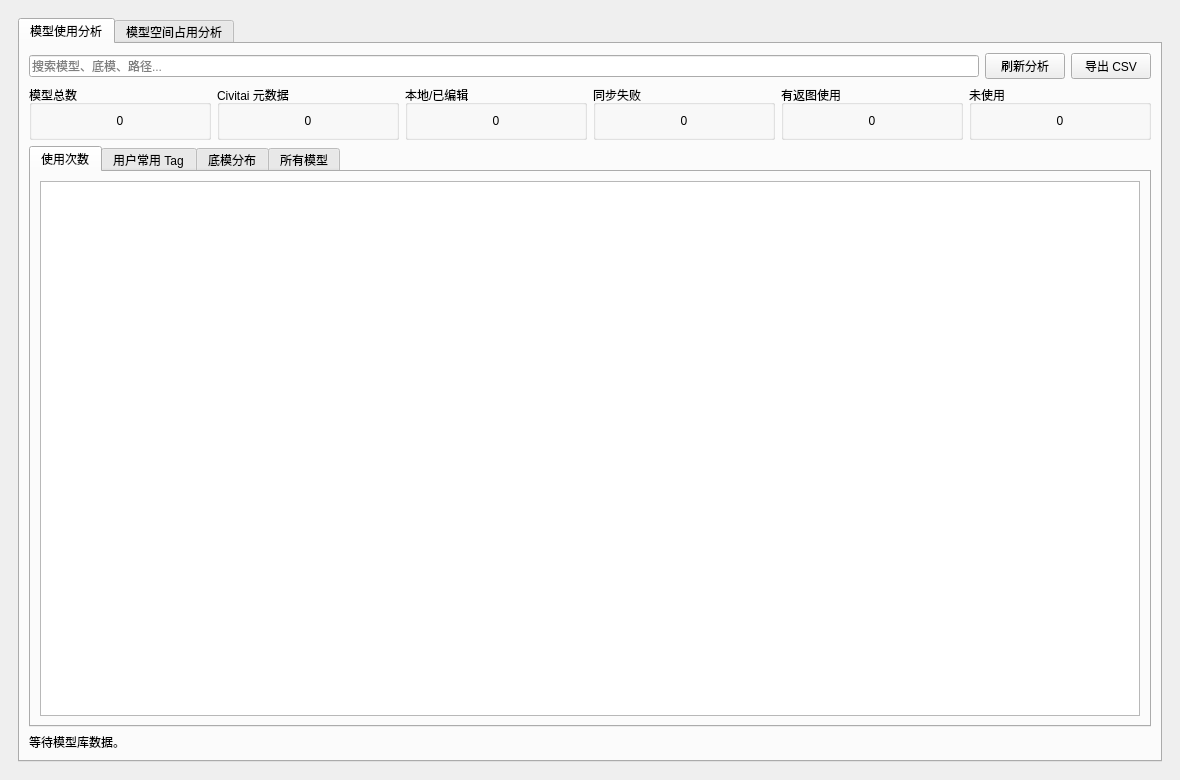
<?xml version="1.0" encoding="UTF-8"?>
<ui version="4.0">
 <class>UsageAnalysisWidget</class>
 <widget class="QWidget" name="UsageAnalysisWidget">
  <property name="geometry">
   <rect>
    <x>0</x>
    <y>0</y>
    <width>1180</width>
    <height>780</height>
   </rect>
  </property>
  <layout class="QVBoxLayout" name="verticalLayout">
   <property name="leftMargin">
    <number>18</number>
   </property>
   <property name="topMargin">
    <number>18</number>
   </property>
   <property name="rightMargin">
    <number>18</number>
   </property>
   <property name="bottomMargin">
    <number>18</number>
   </property>
   <item>
    <widget class="QTabWidget" name="tabUsage">
     <property name="currentIndex">
      <number>0</number>
     </property>
     <widget class="QWidget" name="tabAnalysis">
      <attribute name="title">
       <string>模型使用分析</string>
      </attribute>
      <layout class="QVBoxLayout" name="verticalLayoutAnalysis">
       <item>
        <layout class="QHBoxLayout" name="layoutActions">
         <item>
          <widget class="QLineEdit" name="editSearchModels">
           <property name="placeholderText">
            <string>搜索模型、底模、路径...</string>
           </property>
          </widget>
         </item>
         <item>
          <widget class="QPushButton" name="btnRefreshAnalysis">
           <property name="text">
            <string>刷新分析</string>
           </property>
          </widget>
         </item>
         <item>
          <widget class="QPushButton" name="btnExportAnalysisCsv">
           <property name="text">
            <string>导出 CSV</string>
           </property>
          </widget>
         </item>
        </layout>
       </item>
       <item>
        <layout class="QGridLayout" name="layoutSummary">
         <item row="0" column="0">
          <widget class="QGroupBox" name="groupTotal">
           <property name="title">
            <string>模型总数</string>
           </property>
           <layout class="QVBoxLayout" name="verticalLayoutTotal">
            <item>
             <widget class="QLabel" name="lblSummaryTotal">
              <property name="alignment">
               <set>Qt::AlignCenter</set>
              </property>
              <property name="text">
               <string>0</string>
              </property>
             </widget>
            </item>
           </layout>
          </widget>
         </item>
         <item row="0" column="1">
          <widget class="QGroupBox" name="groupCivitai">
           <property name="title">
            <string>Civitai 元数据</string>
           </property>
           <layout class="QVBoxLayout" name="verticalLayoutCivitai">
            <item>
             <widget class="QLabel" name="lblSummaryCivitai">
              <property name="alignment">
               <set>Qt::AlignCenter</set>
              </property>
              <property name="text">
               <string>0</string>
              </property>
             </widget>
            </item>
           </layout>
          </widget>
         </item>
         <item row="0" column="2">
          <widget class="QGroupBox" name="groupLocal">
           <property name="title">
            <string>本地/已编辑</string>
           </property>
           <layout class="QVBoxLayout" name="verticalLayoutLocal">
            <item>
             <widget class="QLabel" name="lblSummaryLocal">
              <property name="alignment">
               <set>Qt::AlignCenter</set>
              </property>
              <property name="text">
               <string>0</string>
              </property>
             </widget>
            </item>
           </layout>
          </widget>
         </item>
         <item row="0" column="3">
          <widget class="QGroupBox" name="groupFailed">
           <property name="title">
            <string>同步失败</string>
           </property>
           <layout class="QVBoxLayout" name="verticalLayoutFailed">
            <item>
             <widget class="QLabel" name="lblSummaryFailed">
              <property name="alignment">
               <set>Qt::AlignCenter</set>
              </property>
              <property name="text">
               <string>0</string>
              </property>
             </widget>
            </item>
           </layout>
          </widget>
         </item>
         <item row="0" column="4">
          <widget class="QGroupBox" name="groupUsed">
           <property name="title">
            <string>有返图使用</string>
           </property>
           <layout class="QVBoxLayout" name="verticalLayoutUsed">
            <item>
             <widget class="QLabel" name="lblSummaryUsed">
              <property name="alignment">
               <set>Qt::AlignCenter</set>
              </property>
              <property name="text">
               <string>0</string>
              </property>
             </widget>
            </item>
           </layout>
          </widget>
         </item>
         <item row="0" column="5">
          <widget class="QGroupBox" name="groupUnused">
           <property name="title">
            <string>未使用</string>
           </property>
           <layout class="QVBoxLayout" name="verticalLayoutUnused">
            <item>
             <widget class="QLabel" name="lblSummaryUnused">
              <property name="alignment">
               <set>Qt::AlignCenter</set>
              </property>
              <property name="text">
               <string>0</string>
              </property>
             </widget>
            </item>
           </layout>
          </widget>
         </item>
        </layout>
       </item>
       <item>
        <widget class="QTabWidget" name="tabAnalysisTables">
         <property name="currentIndex">
          <number>0</number>
         </property>
         <widget class="QWidget" name="tabTopUsed">
          <attribute name="title">
           <string>使用次数</string>
          </attribute>
          <layout class="QVBoxLayout" name="verticalLayoutTopUsed">
           <item>
            <widget class="QTableWidget" name="tableTopUsed"/>
           </item>
          </layout>
         </widget>
         <widget class="QWidget" name="tabTopTags">
          <attribute name="title">
           <string>用户常用 Tag</string>
          </attribute>
          <layout class="QVBoxLayout" name="verticalLayoutTopTags">
           <item>
            <widget class="QTableWidget" name="tableTopTags"/>
           </item>
          </layout>
         </widget>
         <widget class="QWidget" name="tabBaseModels">
          <attribute name="title">
           <string>底模分布</string>
          </attribute>
          <layout class="QVBoxLayout" name="verticalLayoutBaseModels">
           <item>
            <widget class="QTableWidget" name="tableBaseModels"/>
           </item>
          </layout>
         </widget>
         <widget class="QWidget" name="tabAllModels">
          <attribute name="title">
           <string>所有模型</string>
          </attribute>
          <layout class="QVBoxLayout" name="verticalLayoutAllModels">
           <item>
            <widget class="QTableWidget" name="tableModels">
             <property name="selectionBehavior">
              <enum>QAbstractItemView::SelectRows</enum>
             </property>
             <column>
              <property name="text">
               <string>模型</string>
              </property>
             </column>
             <column>
              <property name="text">
               <string>底模</string>
              </property>
             </column>
             <column>
              <property name="text">
               <string>状态</string>
              </property>
             </column>
             <column>
              <property name="text">
               <string>使用次数</string>
              </property>
             </column>
             <column>
              <property name="text">
               <string>最近使用</string>
              </property>
             </column>
             <column>
              <property name="text">
               <string>元数据</string>
              </property>
             </column>
             <column>
              <property name="text">
               <string>路径</string>
              </property>
             </column>
            </widget>
           </item>
          </layout>
         </widget>
        </widget>
       </item>
       <item>
        <widget class="QLabel" name="lblAnalysisStatus">
         <property name="text">
          <string>等待模型库数据。</string>
         </property>
        </widget>
       </item>
      </layout>
     </widget>
     <widget class="QWidget" name="tabDiskSpace">
      <attribute name="title">
       <string>模型空间占用分析</string>
      </attribute>
      <layout class="QVBoxLayout" name="verticalLayoutDiskSpace">
       <item>
        <layout class="QHBoxLayout" name="layoutSpaceTop">
         <item>
          <widget class="QLabel" name="lblSpaceScopeLabel">
           <property name="text">
            <string>统计范围</string>
           </property>
          </widget>
         </item>
         <item>
          <widget class="QComboBox" name="comboSpaceScope"/>
         </item>
         <item>
          <spacer name="spaceTopSpacer">
           <property name="orientation">
            <enum>Qt::Orientation::Horizontal</enum>
           </property>
           <property name="sizeHint" stdset="0">
            <size>
             <width>40</width>
             <height>20</height>
            </size>
           </property>
          </spacer>
         </item>
         <item>
          <widget class="QLabel" name="lblSpaceSummary">
           <property name="text">
            <string/>
           </property>
          </widget>
         </item>
        </layout>
       </item>
       <item>
        <widget class="QScrollArea" name="scrollSpace">
         <property name="widgetResizable">
          <bool>true</bool>
         </property>
         <widget class="QWidget" name="spaceContainer">
          <layout class="QVBoxLayout" name="layoutSpaceContent">
           <item>
            <widget class="QGroupBox" name="groupSpaceFolder">
             <property name="title">
              <string>按文件夹</string>
             </property>
             <layout class="QHBoxLayout" name="layoutSpaceFolderRow">
              <item>
               <widget class="QWidget" name="spaceFolderPieContainer">
                <layout class="QVBoxLayout" name="layoutSpaceFolderPie">
                 <property name="leftMargin"><number>0</number></property>
                 <property name="topMargin"><number>0</number></property>
                 <property name="rightMargin"><number>0</number></property>
                 <property name="bottomMargin"><number>0</number></property>
                </layout>
               </widget>
              </item>
              <item>
               <widget class="QWidget" name="spaceFolderBarContainer">
                <layout class="QVBoxLayout" name="layoutSpaceFolderBar">
                 <property name="leftMargin"><number>0</number></property>
                 <property name="topMargin"><number>0</number></property>
                 <property name="rightMargin"><number>0</number></property>
                 <property name="bottomMargin"><number>0</number></property>
                </layout>
               </widget>
              </item>
             </layout>
            </widget>
           </item>
           <item>
            <widget class="QGroupBox" name="groupSpaceCategory">
             <property name="title">
              <string>按类别</string>
             </property>
             <layout class="QHBoxLayout" name="layoutSpaceCategoryRow">
              <item>
               <widget class="QWidget" name="spaceCategoryPieContainer">
                <layout class="QVBoxLayout" name="layoutSpaceCategoryPie">
                 <property name="leftMargin"><number>0</number></property>
                 <property name="topMargin"><number>0</number></property>
                 <property name="rightMargin"><number>0</number></property>
                 <property name="bottomMargin"><number>0</number></property>
                </layout>
               </widget>
              </item>
              <item>
               <widget class="QWidget" name="spaceCategoryBarContainer">
                <layout class="QVBoxLayout" name="layoutSpaceCategoryBar">
                 <property name="leftMargin"><number>0</number></property>
                 <property name="topMargin"><number>0</number></property>
                 <property name="rightMargin"><number>0</number></property>
                 <property name="bottomMargin"><number>0</number></property>
                </layout>
               </widget>
              </item>
             </layout>
            </widget>
           </item>
           <item>
            <widget class="QGroupBox" name="groupLargestModels">
             <property name="title">
              <string>占用最大的模型</string>
             </property>
             <layout class="QVBoxLayout" name="layoutLargestModels">
              <item>
               <widget class="QTableWidget" name="tableLargestModels"/>
              </item>
             </layout>
            </widget>
           </item>
          </layout>
         </widget>
        </widget>
       </item>
      </layout>
     </widget>
    </widget>
   </item>
  </layout>
 </widget>
 <resources/>
 <connections/>
</ui>
